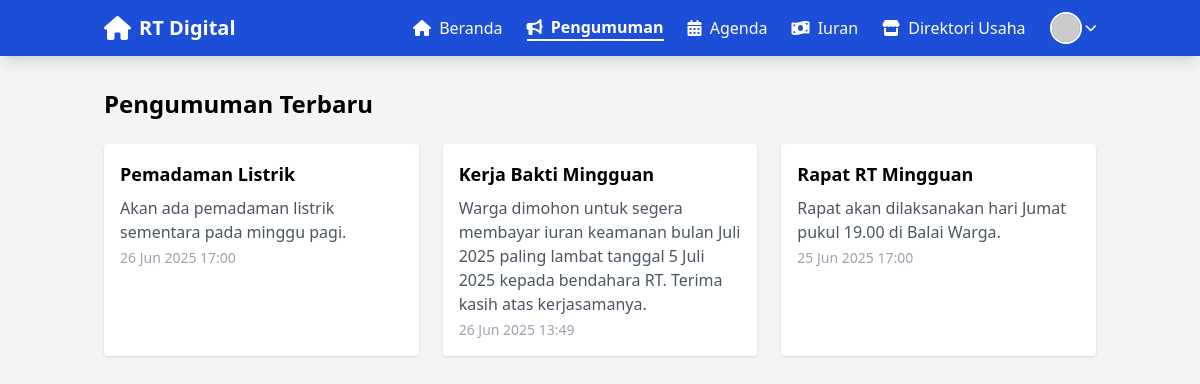
Page /announcements.php (signed in) on the committed database.
### tables this page shows
CREATE TABLE `announcements` (
  `id` int(11) NOT NULL,
  `title` varchar(255) NOT NULL,
  `content` text NOT NULL,
  `created_at` timestamp NOT NULL DEFAULT current_timestamp()
);

### announcements.php (the view, shortened to what this page needs)
<?php
require 'includes/config.php';
include 'includes/navbar.php';
$announcements = mysqli_query($conn, "SELECT * FROM announcements ORDER BY created_at DESC");
?>
<!DOCTYPE html>
<html lang="id">
<head>
    <script src="https://cdn.tailwindcss.com"></script>
</head>
<body class="bg-gray-100">
<main class="container mx-auto p-4 mt-4">
    <h1 class="text-2xl font-bold mb-6">Pengumuman Terbaru</h1>
    <?php if (mysqli_num_rows($announcements) > 0): ?>
        <div class="grid grid-cols-1 md:grid-cols-2 lg:grid-cols-3 gap-6">
            <?php while($ann = mysqli_fetch_assoc($announcements)): ?>
            <div class="bg-white p-4 rounded shadow">
                <h3 class="font-bold text-lg"><?= htmlspecialchars($ann['title']) ?></h3>
                <p class="text-gray-600 mt-2"><?= nl2br(htmlspecialchars($ann['content'])) ?></p>
                <p class="text-sm text-gray-400 mt-1"><?= date('d M Y H:i', strtotime($ann['created_at'])) ?></p>
            </div>
            <?php endwhile; ?>
        </div>
    <?php else: ?>
        <p class="text-gray-500">Belum ada pengumuman yang tersedia.</p>
    <?php endif; ?>
</main>
</body>
</html>

### rows in the picture
announcements: title "Pemadaman Listrik", content "Akan ada pemadaman listrik sementara pada minggu pagi.", created_at "26 Jun 2025 17:00"
announcements: title "Kerja Bakti Mingguan", content "Warga dimohon untuk segera membayar iuran keamanan bulan Juli 2025 paling lambat tanggal 5 Juli 2025 kepada bendahara RT. Terima kasih atas kerjasamanya.", created_at "26 Jun 2025 13:49"
announcements: title "Rapat RT Mingguan", content "Rapat akan dilaksanakan hari Jumat pukul 19.00 di Balai Warga.", created_at "25 Jun 2025 17:00"
